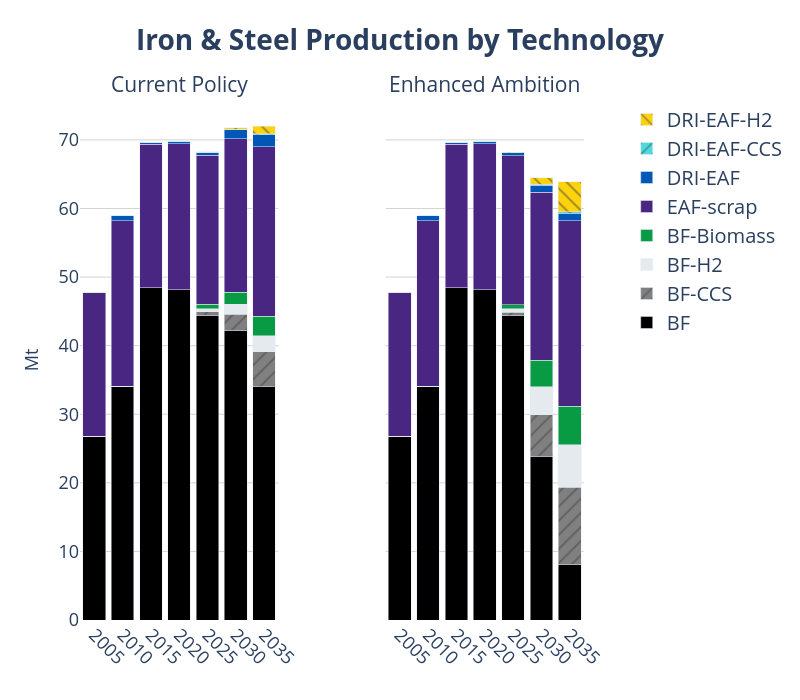

Notebook cell for this chart:
### Code cell
years = list(range(2005, 2036, 5))

# Create subplots with secondary y-axes
fig = make_subplots(
    rows=1, cols=2,
    shared_yaxes=True,
    shared_xaxes=True,
    specs=[[{"secondary_y": True}, {"secondary_y": True}]],
    subplot_titles=("Current Policy", "Enhanced Ambition")
)
# === Legend Group: Gases ===

# ------------------------------------------------------------------
# add traces from the first figure → left pane
# ------------------------------------------------------------------
for tr in fig1.data:
    tr.showlegend = False                      # keep legend single
    # NEW → colour & pattern injection
    if tr.name in fuel_colors:
        tr.marker.color = fuel_colors[tr.name]
        pattern = fuel_patterns.get(tr.name)
        if pattern:
            # marker.pattern is available from Plotly 5.3+
            tr.marker.pattern = dict(shape=pattern)

    fig.add_trace(tr, row=1, col=1, secondary_y=False)

# ------------------------------------------------------------------
# add traces from the second figure → right pane
# ------------------------------------------------------------------
for tr in fig2.data:
    if tr.name in fuel_colors:
        tr.marker.color = fuel_colors[tr.name]
        pattern = fuel_patterns.get(tr.name)
        if pattern:
            tr.marker.pattern = dict(shape=pattern)

    fig.add_trace(tr, row=1, col=2, secondary_y=False)


fig.update_layout(
    yaxis=dict(title="EJ", showgrid=True),
    yaxis1=dict(title="EJ", showgrid=True, title_font_size=20),
    
    # Hide secondary y-axis for col 1 (still used internally)
    yaxis2=dict(
        showticklabels=False,
        showgrid=False,
        zeroline=False,
        showline=False,
        title='',
        overlaying='y',
        side='right',
        range=[0, 100]
    ),
    
    # Show secondary y-axis for col 2
    yaxis4=dict(
        showticklabels=False,
        showgrid=False,
        zeroline=False,
        showline=False,
        title='',
        overlaying='y',
        side='right',
        range=[0, 100]
    ),
    barmode='stack',
    plot_bgcolor='rgba(0,0,0,0)',
    width=800, height=700,
)


fig.update_xaxes(tickangle=45)

fig.update_yaxes(range=[None, 90])

fig.update_layout(
    yaxis=dict(title="Mt", showgrid=True, gridcolor='lightgray'),
    yaxis3=dict(showgrid=True, gridcolor='lightgray'),
    title=dict(
        text="<b>Iron & Steel Production by Technology</b>",
        font=dict(size=33),
        x=0.5
    ),
    legend=dict(
        traceorder="reversed",
        font=dict(size=20),
        x=1.02, y=1,
        borderwidth=0
    )
)
fig.update_xaxes(
    tickvals=years,
    ticktext=[str(y) for y in years]
)

# adjust axis labels and ticks
fig.update_xaxes(title_font=dict(size=18), tickfont=dict(size=18))
fig.update_yaxes(title_font=dict(size=18), tickfont=dict(size=18))

# bump the subplot titles
fig.update_annotations(font=dict(size=21))

# (if you also set a main title earlier)
fig.update_layout(title=dict(font=dict(size=28)))

# fig.show()

fig

### Figure 1 — Plotly figure (JSON) as saved in the notebook; plotly's stock layout.template omitted (floating-point values rounded to 4 significant figures)
{"data": [{"hovertemplate": "tech=BF<br>Year=%{x}<br>value=%{y}<extra></extra>", "legendgroup": "BF", "marker": {"color": "#000000", "pattern": {"shape": ""}}, "name": "BF", "orientation": "v", "showlegend": false, "textposition": "auto", "type": "bar", "x": [2005, 2010, 2015, 2020, 2025, 2030, 2035], "xaxis": "x", "y": [26.77, 34.11, 48.48, 48.17, 44.44, 42.26, 34.0], "yaxis": "y"}, {"hovertemplate": "tech=BF-CCS<br>Year=%{x}<br>value=%{y}<extra></extra>", "legendgroup": "BF-CCS", "marker": {"color": "grey", "pattern": {"shape": "/"}}, "name": "BF-CCS", "orientation": "v", "showlegend": false, "textposition": "auto", "type": "bar", "x": [2005, 2010, 2015, 2020, 2025, 2030, 2035], "xaxis": "x", "y": [0.0, 0.0, 0.0, 0.0, 0.4647, 2.284, 5.086], "yaxis": "y"}, {"hovertemplate": "tech=BF-H2<br>Year=%{x}<br>value=%{y}<extra></extra>", "legendgroup": "BF-H2", "marker": {"color": "#E4EAED", "pattern": {"shape": ""}}, "name": "BF-H2", "orientation": "v", "showlegend": false, "textposition": "auto", "type": "bar", "x": [2005, 2010, 2015, 2020, 2025, 2030, 2035], "xaxis": "x", "y": [0.0, 0.0, 0.0, 0.0, 0.4852, 1.475, 2.329], "yaxis": "y"}, {"hovertemplate": "tech=BF-Biomass<br>Year=%{x}<br>value=%{y}<extra></extra>", "legendgroup": "BF-Biomass", "marker": {"color": "#099B43", "pattern": {"shape": ""}}, "name": "BF-Biomass", "orientation": "v", "showlegend": false, "textposition": "auto", "type": "bar", "x": [2005, 2010, 2015, 2020, 2025, 2030, 2035], "xaxis": "x", "y": [0.0, 0.0, 0.0, 0.0, 0.6106, 1.78, 2.894], "yaxis": "y"}, {"hovertemplate": "tech=EAF-scrap<br>Year=%{x}<br>value=%{y}<extra></extra>", "legendgroup": "EAF-scrap", "marker": {"color": "#492681", "pattern": {"shape": ""}}, "name": "EAF-scrap", "orientation": "v", "showlegend": false, "textposition": "auto", "type": "bar", "x": [2005, 2010, 2015, 2020, 2025, 2030, 2035], "xaxis": "x", "y": [21.05, 24.13, 20.86, 21.3, 21.75, 22.35, 24.66], "yaxis": "y"}, {"hovertemplate": "tech=DRI-EAF<br>Year=%{x}<br>value=%{y}<extra></extra>", "legendgroup": "DRI-EAF", "marker": {"color": "#0057B5", "pattern": {"shape": ""}}, "name": "DRI-EAF", "orientation": "v", "showlegend": false, "textposition": "auto", "type": "bar", "x": [2005, 2010, 2015, 2020, 2025, 2030, 2035], "xaxis": "x", "y": [0.0, 0.6742, 0.3279, 0.3552, 0.4526, 1.294, 1.753], "yaxis": "y"}, {"hovertemplate": "tech=DRI-EAF-CCS<br>Year=%{x}<br>value=%{y}<extra></extra>", "legendgroup": "DRI-EAF-CCS", "marker": {"color": "#4DDADC", "pattern": {"shape": "/"}}, "name": "DRI-EAF-CCS", "orientation": "v", "showlegend": false, "textposition": "auto", "type": "bar", "x": [2005, 2010, 2015, 2020, 2025, 2030, 2035], "xaxis": "x", "y": [0.0, 0.0, 0.0, 0.0, 0.01147, 0.1077, 0.1916], "yaxis": "y"}, {"hovertemplate": "tech=DRI-EAF-H2<br>Year=%{x}<br>value=%{y}<extra></extra>", "legendgroup": "DRI-EAF-H2", "marker": {"color": "#FED30B", "pattern": {"shape": "\\"}}, "name": "DRI-EAF-H2", "orientation": "v", "showlegend": false, "textposition": "auto", "type": "bar", "x": [2005, 2010, 2015, 2020, 2025, 2030, 2035], "xaxis": "x", "y": [0.0, 0.0, 0.0, 0.0, 0.04594, 0.2553, 1.109], "yaxis": "y"}, {"hovertemplate": "tech=BF<br>Year=%{x}<br>value=%{y}<extra></extra>", "legendgroup": "BF", "marker": {"color": "#000000", "pattern": {"shape": ""}}, "name": "BF", "orientation": "v", "showlegend": true, "textposition": "auto", "type": "bar", "x": [2005, 2010, 2015, 2020, 2025, 2030, 2035], "xaxis": "x2", "y": [26.77, 34.11, 48.48, 48.17, 44.38, 23.87, 8.138], "yaxis": "y3"}, {"hovertemplate": "tech=BF-CCS<br>Year=%{x}<br>value=%{y}<extra></extra>", "legendgroup": "BF-CCS", "marker": {"color": "grey", "pattern": {"shape": "/"}}, "name": "BF-CCS", "orientation": "v", "showlegend": true, "textposition": "auto", "type": "bar", "x": [2005, 2010, 2015, 2020, 2025, 2030, 2035], "xaxis": "x2", "y": [0.0, 0.0, 0.0, 0.0, 0.4614, 6.076, 11.21], "yaxis": "y3"}, {"hovertemplate": "tech=BF-H2<br>Year=%{x}<br>value=%{y}<extra></extra>", "legendgroup": "BF-H2", "marker": {"color": "#E4EAED", "pattern": {"shape": ""}}, "name": "BF-H2", "orientation": "v", "showlegend": true, "textposition": "auto", "type": "bar", "x": [2005, 2010, 2015, 2020, 2025, 2030, 2035], "xaxis": "x2", "y": [0.0, 0.0, 0.0, 0.0, 0.5244, 4.05, 6.187], "yaxis": "y3"}, {"hovertemplate": "tech=BF-Biomass<br>Year=%{x}<br>value=%{y}<extra></extra>", "legendgroup": "BF-Biomass", "marker": {"color": "#099B43", "pattern": {"shape": ""}}, "name": "BF-Biomass", "orientation": "v", "showlegend": true, "textposition": "auto", "type": "bar", "x": [2005, 2010, 2015, 2020, 2025, 2030, 2035], "xaxis": "x2", "y": [0.0, 0.0, 0.0, 0.0, 0.6084, 3.894, 5.659], "yaxis": "y3"}, {"hovertemplate": "tech=EAF-scrap<br>Year=%{x}<br>value=%{y}<extra></extra>", "legendgroup": "EAF-scrap", "marker": {"color": "#492681", "pattern": {"shape": ""}}, "name": "EAF-scrap", "orientation": "v", "showlegend": true, "textposition": "auto", "type": "bar", "x": [2005, 2010, 2015, 2020, 2025, 2030, 2035], "xaxis": "x2", "y": [21.05, 24.13, 20.86, 21.3, 21.71, 24.49, 27.05], "yaxis": "y3"}, {"hovertemplate": "tech=DRI-EAF<br>Year=%{x}<br>value=%{y}<extra></extra>", "legendgroup": "DRI-EAF", "marker": {"color": "#0057B5", "pattern": {"shape": ""}}, "name": "DRI-EAF", "orientation": "v", "showlegend": true, "textposition": "auto", "type": "bar", "x": [2005, 2010, 2015, 2020, 2025, 2030, 2035], "xaxis": "x2", "y": [0.0, 0.6742, 0.3279, 0.3552, 0.4503, 0.9871, 1.095], "yaxis": "y3"}, {"hovertemplate": "tech=DRI-EAF-CCS<br>Year=%{x}<br>value=%{y}<extra></extra>", "legendgroup": "DRI-EAF-CCS", "marker": {"color": "#4DDADC", "pattern": {"shape": "/"}}, "name": "DRI-EAF-CCS", "orientation": "v", "showlegend": true, "textposition": "auto", "type": "bar", "x": [2005, 2010, 2015, 2020, 2025, 2030, 2035], "xaxis": "x2", "y": [0.0, 0.0, 0.0, 0.0, 0.01136, 0.1261, 0.1952], "yaxis": "y3"}, {"hovertemplate": "tech=DRI-EAF-H2<br>Year=%{x}<br>value=%{y}<extra></extra>", "legendgroup": "DRI-EAF-H2", "marker": {"color": "#FED30B", "pattern": {"shape": "\\"}}, "name": "DRI-EAF-H2", "orientation": "v", "showlegend": true, "textposition": "auto", "type": "bar", "x": [2005, 2010, 2015, 2020, 2025, 2030, 2035], "xaxis": "x2", "y": [0.0, 0.0, 0.0, 0.0, 0.05649, 0.9735, 4.369], "yaxis": "y3"}], "layout": {"annotations": [{"font": {"size": 21}, "showarrow": false, "text": "Current Policy", "x": 0.185, "xanchor": "center", "xref": "paper", "y": 1, "yanchor": "bottom", "yref": "paper"}, {"font": {"size": 21}, "showarrow": false, "text": "Enhanced Ambition", "x": 0.755, "xanchor": "center", "xref": "paper", "y": 1, "yanchor": "bottom", "yref": "paper"}], "barmode": "stack", "height": 700, "legend": {"borderwidth": 0, "font": {"size": 20}, "traceorder": "reversed", "x": 1.02, "y": 1}, "plot_bgcolor": "rgba(0,0,0,0)", "title": {"font": {"size": 28}, "text": "<b>Iron & Steel Production by Technology</b>", "x": 0.5}, "width": 800, "xaxis": {"anchor": "y", "domain": [0, 0.37], "tickangle": 45, "tickfont": {"size": 18}, "ticktext": ["2005", "2010", "2015", "2020", "2025", "2030", "2035"], "tickvals": [2005, 2010, 2015, 2020, 2025, 2030, 2035], "title": {"font": {"size": 18}}}, "xaxis2": {"anchor": "y3", "domain": [0.57, 0.94], "tickangle": 45, "tickfont": {"size": 18}, "ticktext": ["2005", "2010", "2015", "2020", "2025", "2030", "2035"], "tickvals": [2005, 2010, 2015, 2020, 2025, 2030, 2035], "title": {"font": {"size": 18}}}, "yaxis": {"anchor": "x", "domain": [0, 1], "gridcolor": "lightgray", "range": [null, 90], "showgrid": true, "tickfont": {"size": 18}, "title": {"font": {"size": 18}, "text": "Mt"}}, "yaxis2": {"anchor": "x", "overlaying": "y", "range": [null, 90], "showgrid": false, "showline": false, "showticklabels": false, "side": "right", "tickfont": {"size": 18}, "title": {"font": {"size": 18}, "text": ""}, "zeroline": false}, "yaxis3": {"anchor": "x2", "domain": [0, 1], "gridcolor": "lightgray", "matches": "y", "range": [null, 90], "showgrid": true, "showticklabels": false, "tickfont": {"size": 18}, "title": {"font": {"size": 18}}}, "yaxis4": {"anchor": "x2", "overlaying": "y", "range": [null, 90], "showgrid": false, "showline": false, "showticklabels": false, "side": "right", "tickfont": {"size": 18}, "title": {"font": {"size": 18}, "text": ""}, "zeroline": false}}}
